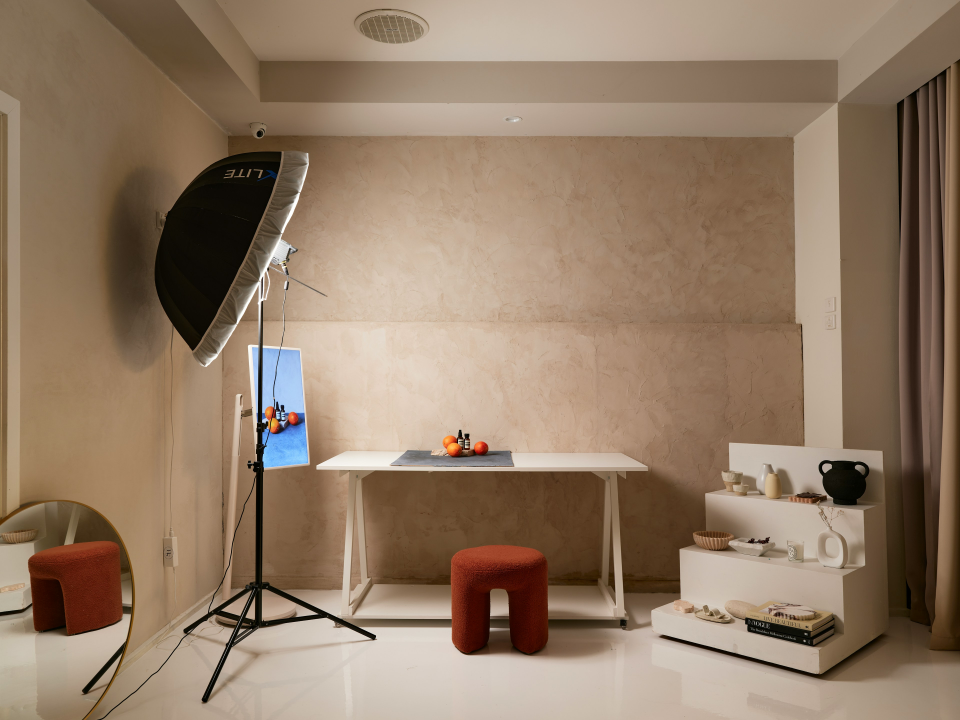
#> input picture .config/variety/Downloaded/Unsplash/photo-1736580602217-a24f12e08b5e.jpg, 3840 x 2880 px (shown at 1/4 size)
$ python -i auto_position.py   (imports and definitions only)
#> lines starting #> are read from the running program, lines starting #| are printed output that depends on the picture
import sys
import os
from PIL import Image, ImageFilter
from typing import List, Any, cast

WIDGET_SIZE = 300
SCREEN_W = 1920
SCREEN_H = 1080
PADDING = 50

def clamp_inside(x, y):
    max_x = SCREEN_W - WIDGET_SIZE - PADDING
    max_y = SCREEN_H - WIDGET_SIZE - PADDING
    x = max(PADDING, min(x, max_x))
    y = max(PADDING, min(y, max_y))
    return x, y

def find_best_spot(wallpaper_path):
    try:
        if not os.path.exists(wallpaper_path):
            return clamp_inside(PADDING, PADDING)

        img = Image.open(wallpaper_path)
#> img is the input picture: PIL image 3840x2880 RGB; mean R, G, B 146.4, 123.7, 102.5
        img = img.resize((SCREEN_W, SCREEN_H))
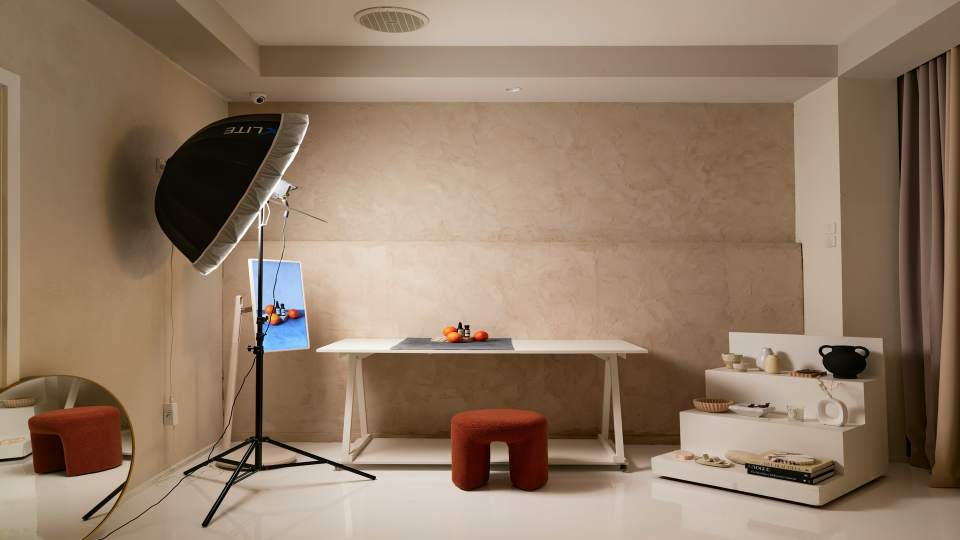
#> img: PIL image 1920x1080 RGB (shown at 1/2 size); mean R, G, B 146.4, 123.7, 102.5
        gray = img.convert("L")
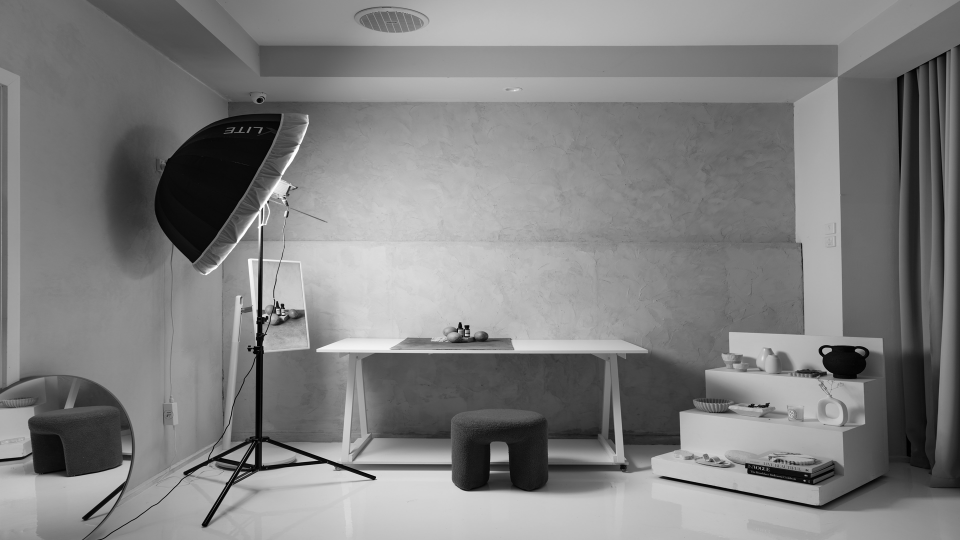
#> gray: PIL image 1920x1080 L (shown at 1/2 size); min 0, max 255, mean 128.1
        edges = gray.filter(ImageFilter.FIND_EDGES)
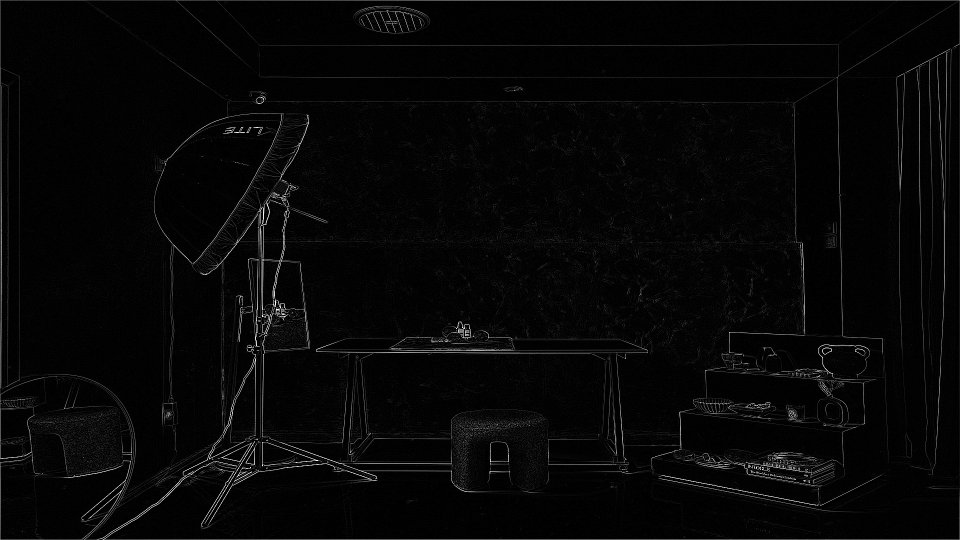
#> edges: PIL image 1920x1080 L (shown at 1/2 size); min 0, max 255, mean 6.4

        scale = 0.1
        small_w = int(SCREEN_W * scale)
        small_h = int(SCREEN_H * scale)

        small_edges = edges.resize((small_w, small_h), resample=Image.Resampling.BILINEAR)
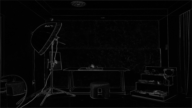
#> small_edges: PIL image 192x108 L; min 0, max 92, mean 6.2

        if hasattr(small_edges, "get_flattened_data"):
            pixels: List[int] = cast(List[int], list(small_edges.get_flattened_data()))
        else:
            raw_data: Any = small_edges.getdata()
            pixels = cast(List[int], list(raw_data))
#> pixels = 20736 items

        width = small_w

        w_scaled = int(WIDGET_SIZE * scale)
        h_scaled = int(WIDGET_SIZE * scale)

        # Compute VALID SEARCH RANGE (scaled)
        min_x_s = int(PADDING * scale)
        max_x_s = int((SCREEN_W - WIDGET_SIZE - PADDING) * scale)

        min_y_s = int(PADDING * scale)
        max_y_s = int((SCREEN_H - WIDGET_SIZE - PADDING) * scale)

        min_energy = float('inf')
        best_x = min_x_s
        best_y = min_y_s

        step = 5

        for y in range(min_y_s, max_y_s + 1, step):
            for x in range(min_x_s, max_x_s + 1, step):
                energy = 0
                for by in range(0, h_scaled, 2):
                    row_off = (y + by) * width
                    for bx in range(0, w_scaled, 2):
                        energy += pixels[row_off + (x + bx)]

                if energy < min_energy:
                    min_energy = energy
                    best_x = x
                    best_y = y
#> after the loop, best_x = 5; best_y = 5; min_energy = 506

        # upscale result
        final_x = int(best_x / scale)
#> final_x = 50
        final_y = int(best_y / scale)
#> final_y = 50

        return clamp_inside(final_x, final_y)

    except Exception:
        return clamp_inside(PADDING, PADDING)


# [16 lines not run here, left out]

>>> result = find_best_spot('../variety/Downloaded/Unsplash/photo-1736580602217-a24f12e08b5e.jpg')
#> result = (50, 50)

$ run again, on .config/variety/Downloaded/Unsplash/photo-1755366282248-ebe47a7b33b4.jpg
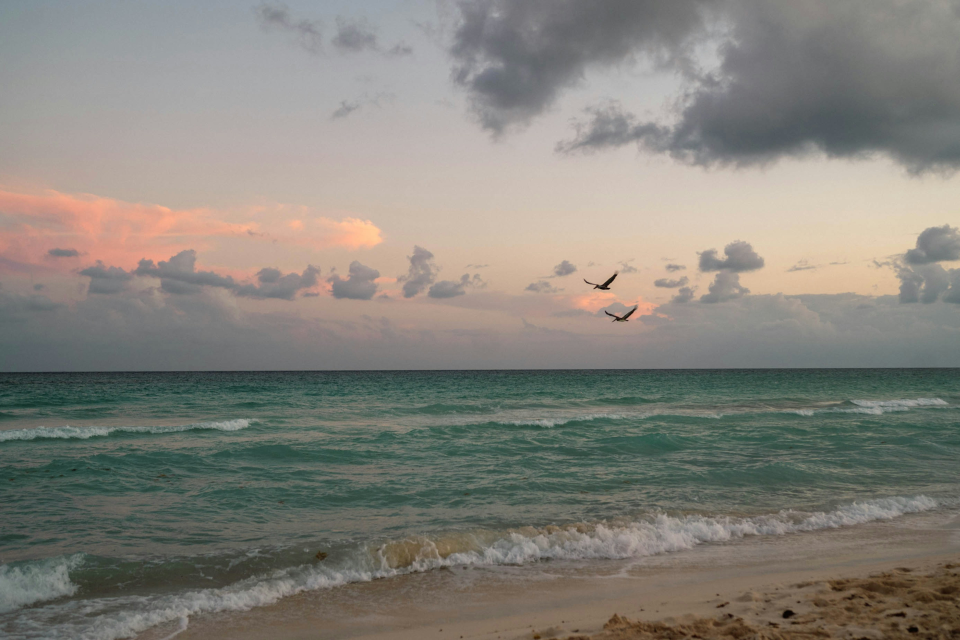
#> input picture .config/variety/Downloaded/Unsplash/photo-1755366282248-ebe47a7b33b4.jpg, 3840 x 2560 px (shown at 1/4 size)
#> in find_best_spot, img is the input picture: PIL image 3840x2560 RGB; mean R, G, B 132.6, 129.9, 122.4
#> img: PIL image 1920x1080 RGB
#> in find_best_spot, `gray = img.convert("L")`:
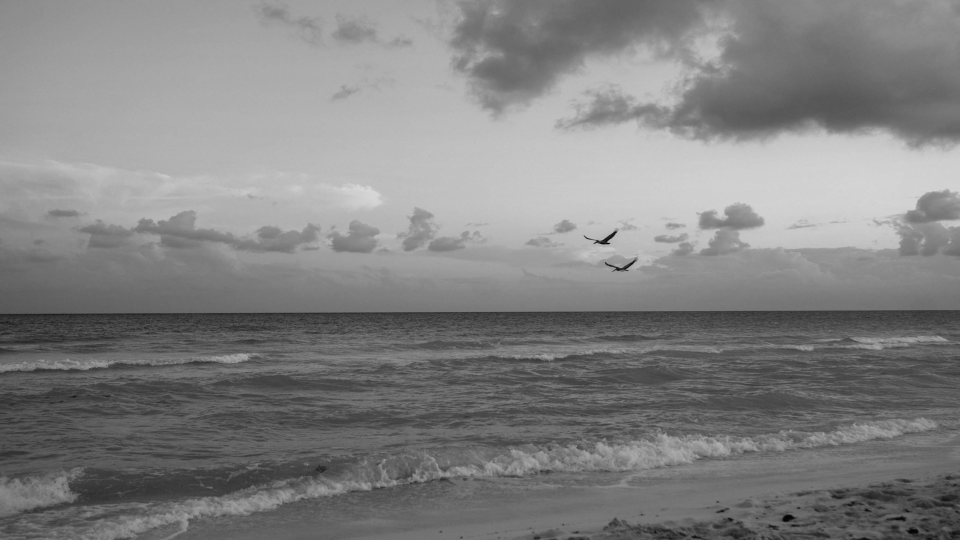
#> gray: PIL image 1920x1080 L (shown at 1/2 size); min 1, max 216, mean 129.8
#> in find_best_spot, `small_edges = edges.resize((small_w, small_h), resample=Image.Resampli..`:
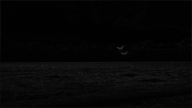
#> small_edges: PIL image 192x108 L; min 0, max 50, mean 6
#> pixels = 20736 items
#> after the loop in find_best_spot, `for y in range(min_y_s, max_y_s + 1, step):`: best_x = 25; best_y = 5; min_energy = 326
#> final_x = 250
#> final_y = 50
#> x = 250
#> y = 50
#> result = (250, 50)
